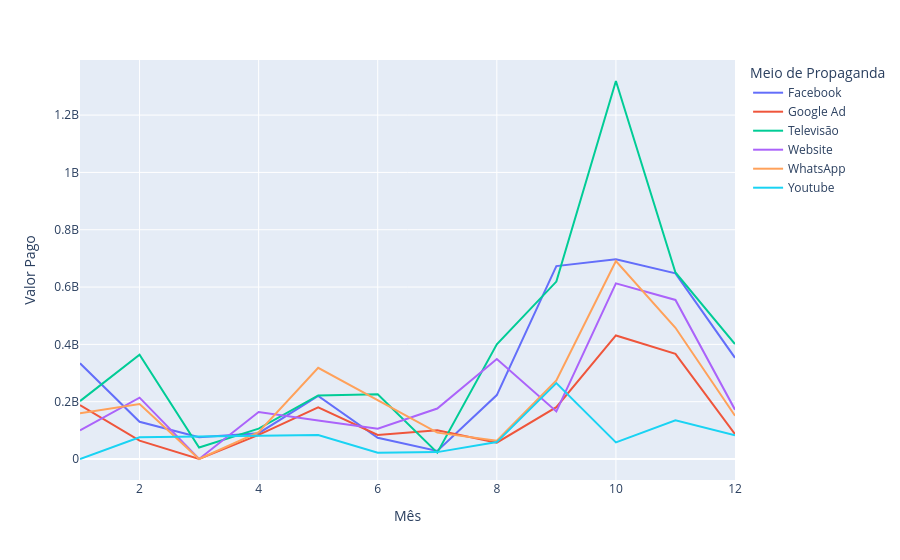

Here is the notebook cell this chart was saved with:
### Code cell
fig4 = px.line(df4, y="Valor Pago", x="Mês", color="Meio de Propaganda")
fig4

### Figure 1 — Plotly figure (JSON) as saved in the notebook; plotly's stock layout.template omitted (floating-point values rounded to 4 significant figures)
{"data": [{"hovertemplate": "Meio de Propaganda=Facebook<br>Mês=%{x}<br>Valor Pago=%{y}<extra></extra>", "legendgroup": "Facebook", "line": {"color": "#636efa", "dash": "solid"}, "marker": {"symbol": "circle"}, "mode": "lines", "name": "Facebook", "orientation": "v", "showlegend": true, "type": "scatter", "x": [1, 2, 3, 4, 5, 6, 7, 8, 9, 10, 11, 12], "xaxis": "x", "y": [334000000, 130000000, 76000000, 90000000, 220000000, 74000000, 28000000, 223000000, 673000000, 697000000, 648000000, 353000000], "yaxis": "y"}, {"hovertemplate": "Meio de Propaganda=Google Ad<br>Mês=%{x}<br>Valor Pago=%{y}<extra></extra>", "legendgroup": "Google Ad", "line": {"color": "#EF553B", "dash": "solid"}, "marker": {"symbol": "circle"}, "mode": "lines", "name": "Google Ad", "orientation": "v", "showlegend": true, "type": "scatter", "x": [1, 2, 3, 4, 5, 6, 7, 8, 9, 10, 11, 12], "xaxis": "x", "y": [188000000, 64000000, 0, 84000000, 180000000, 84000000, 100000000, 57000000, 181000000, 431000000, 367000000, 87000000], "yaxis": "y"}, {"hovertemplate": "Meio de Propaganda=Televisão<br>Mês=%{x}<br>Valor Pago=%{y}<extra></extra>", "legendgroup": "Televisão", "line": {"color": "#00cc96", "dash": "solid"}, "marker": {"symbol": "circle"}, "mode": "lines", "name": "Televisão", "orientation": "v", "showlegend": true, "type": "scatter", "x": [1, 2, 3, 4, 5, 6, 7, 8, 9, 10, 11, 12], "xaxis": "x", "y": [202000000, 364000000, 40000000, 106000000, 222000000, 226000000, 22000000, 400000000, 619000000, 1319000000, 651000000, 401000000], "yaxis": "y"}, {"hovertemplate": "Meio de Propaganda=Website<br>Mês=%{x}<br>Valor Pago=%{y}<extra></extra>", "legendgroup": "Website", "line": {"color": "#ab63fa", "dash": "solid"}, "marker": {"symbol": "circle"}, "mode": "lines", "name": "Website", "orientation": "v", "showlegend": true, "type": "scatter", "x": [1, 2, 3, 4, 5, 6, 7, 8, 9, 10, 11, 12], "xaxis": "x", "y": [100000000, 214000000, 0, 164000000, 134000000, 106000000, 176000000, 349000000, 166000000, 613000000, 555000000, 172000000], "yaxis": "y"}, {"hovertemplate": "Meio de Propaganda=WhatsApp<br>Mês=%{x}<br>Valor Pago=%{y}<extra></extra>", "legendgroup": "WhatsApp", "line": {"color": "#FFA15A", "dash": "solid"}, "marker": {"symbol": "circle"}, "mode": "lines", "name": "WhatsApp", "orientation": "v", "showlegend": true, "type": "scatter", "x": [1, 2, 3, 4, 5, 7, 8, 9, 10, 11, 12], "xaxis": "x", "y": [160000000, 192000000, 0, 94000000, 318000000, 92000000, 64000000, 274000000, 691000000, 458000000, 151000000], "yaxis": "y"}, {"hovertemplate": "Meio de Propaganda=Youtube<br>Mês=%{x}<br>Valor Pago=%{y}<extra></extra>", "legendgroup": "Youtube", "line": {"color": "#19d3f3", "dash": "solid"}, "marker": {"symbol": "circle"}, "mode": "lines", "name": "Youtube", "orientation": "v", "showlegend": true, "type": "scatter", "x": [1, 2, 5, 6, 7, 8, 9, 10, 11, 12], "xaxis": "x", "y": [0, 76000000, 84000000, 22000000, 24000000, 59000000, 265000000, 58000000, 135000000, 83000000], "yaxis": "y"}], "layout": {"legend": {"title": {"text": "Meio de Propaganda"}, "tracegroupgap": 0}, "margin": {"t": 60}, "xaxis": {"anchor": "y", "domain": [0, 1], "title": {"text": "Mês"}}, "yaxis": {"anchor": "x", "domain": [0, 1], "title": {"text": "Valor Pago"}}}}
